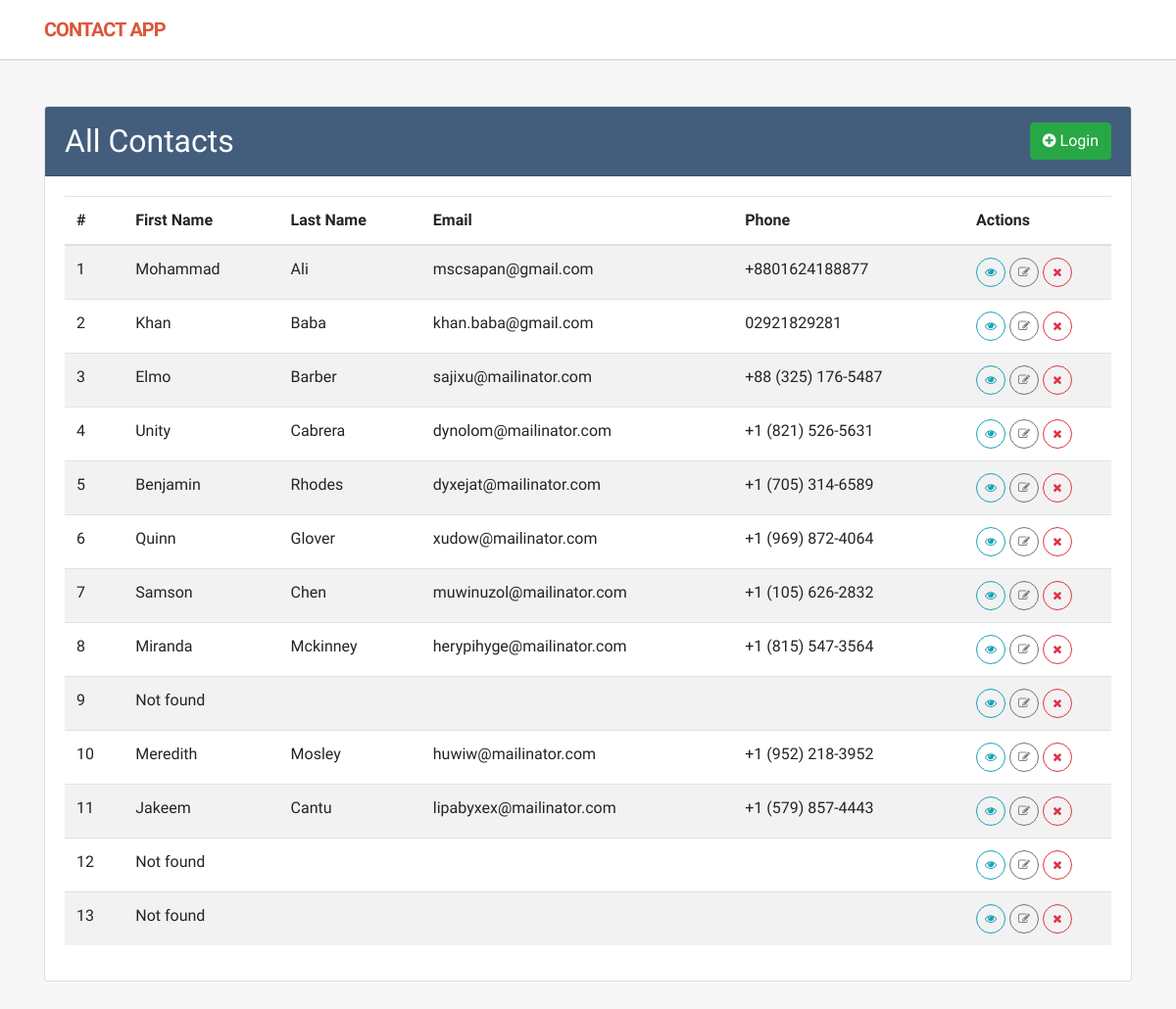
The app's page /, older data.
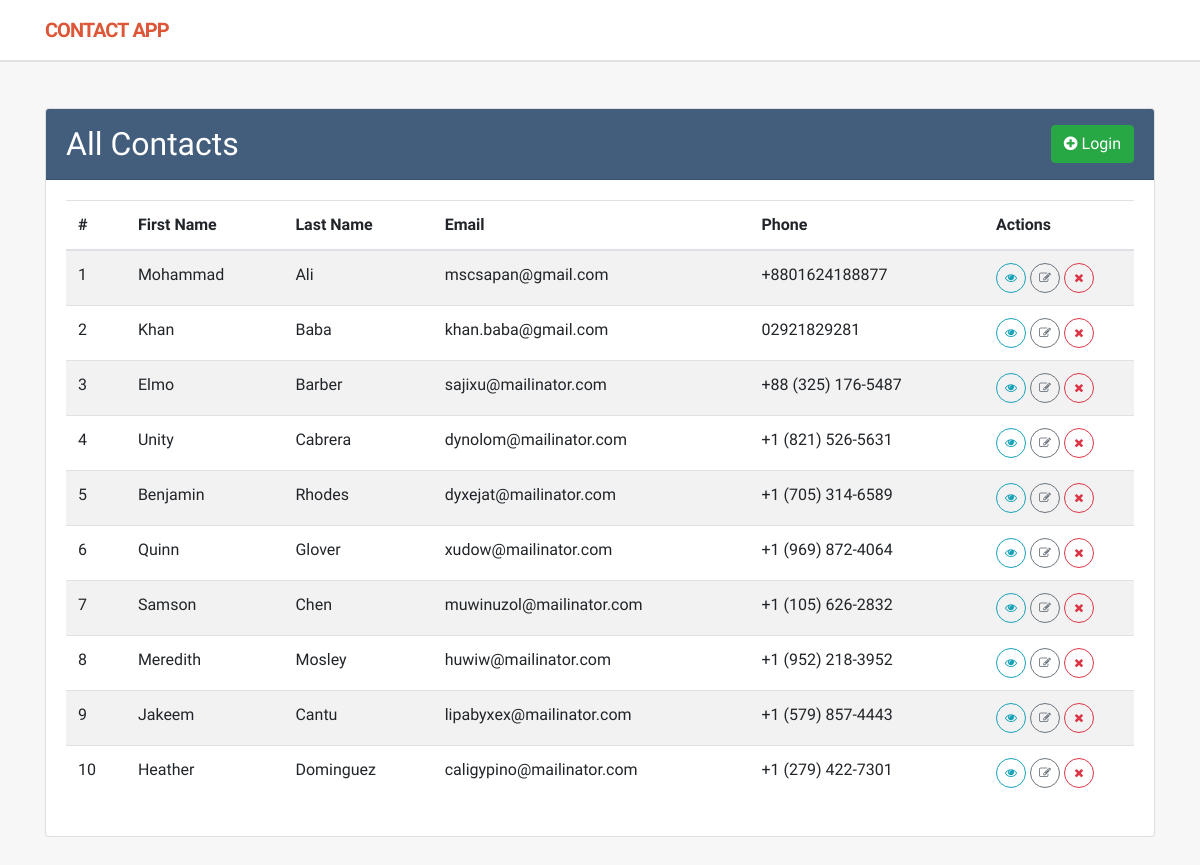
The same page, newer data.
### contactapp/models.py (models this page shows, shortened)
class Contact(models.Model):
    first_name = models.CharField(max_length=50)
    last_name = models.CharField(max_length=50)
    email = models.EmailField()
    phone = models.CharField(max_length=15)
    address = models.CharField(max_length=120)
    class Meta:
        ordering = ['id'] #Ascending

### contactapp/views.py (the view)
# urls.py: 2. Add a URL to urlpatterns:  path('', views.home, name='home')
def home(request):
    contacts = Contact.objects.all()
    return render(request,'index.html',context={'contacts': contacts})

### templates/index.html (shortened to what this page needs)
{% load static %}
<!DOCTYPE html>
<html lang="en">
<head>
  <link href="https://cdnjs.cloudflare.com/ajax/libs/font-awesome/4.7.0/css/font-awesome.min.css" rel="stylesheet">
  <link href="{% static 'css/bootstrap.min.css' %}" rel="stylesheet">
  <link href="{% static 'css/custom.css' %}" rel="stylesheet">
</head>
<body>
  <nav class="navbar navbar-expand-lg navbar-light">
    <div class="container">
      <a class="navbar-brand text-uppercase" href="{% url 'home' %}">
        <strong>Contact</strong> App
      </a>
    </div>
  </nav>
  <main class="py-5">
    <div class="container">
      <div class="row">
        <div class="col-md-12">
          <div class="card">
            <div class="card-header card-title">
              <div class="d-flex align-items-center">
                <h2 class="mb-0">All Contacts</h2>
                <div class="ml-auto">
                  {% if request.user.is_authenticated %}
                  <a href="{% url 'add-contact' %}" class="btn btn-success"><i class="fa fa-plus-circle"></i> Add
                    New</a>
                  {% else %}
                  <a href="{% url 'login-first' %}" class="btn btn-success"><i class="fa fa-plus-circle"></i> Login </a>
                  {% endif %}
                </div>
              </div>
            </div>
            <div class="card-body">
              <table class="table table-striped table-hover">
                <thead>
                  <tr>
                    <th scope="col">#</th>
                    <th scope="col">First Name</th>
                    <th scope="col">Last Name</th>
                    <th scope="col">Email</th>
                    <th scope="col">Phone</th>
                    <th scope="col">Actions</th>
                  </tr>
                </thead>
                <tbody>
                  {% for content in contacts %}
                  <tr>
                    <td>{{ forloop.counter }}</td>
                    <td>{{ content.first_name|default:'Not found' }}</td>
                    <td>{{ content.last_name }}</td>
                    <td>{{ content.email }}</td>
                    <td>{{ content.phone }}</td>
                    <td width="150">
                      <a href="{% url 'show-contact' content.id %}" class="btn btn-sm btn-circle btn-outline-info"
                        title="Show"><i class="fa fa-eye"></i></a>
                      <a href="{% url 'edit-contact' content.id %}" class="btn btn-sm btn-circle btn-outline-secondary"
                        title="Edit"><i class="fa fa-edit"></i></a>
                      <a href="{% url 'delete-contact' content.id %}" class="btn btn-sm btn-circle btn-outline-danger"
                        title="Delete" onclick="confirm('Are you sure?')"><i class="fa fa-times"></i></a>
                    </td>
                  </tr>
                  {% endfor %}
                </tbody>
              </table>
            </div>
          </div>
        </div>
      </div>
    </div>
  </main>
</body>
</html>

Row changes from the older to the newer data that the page shows:
removed Contact: first_name "Miranda", last_name "Mckinney", email "herypihyge@mailinator.com", phone "+1 (815) 547-3564"
removed Contact: first_name "Not found"
removed Contact: first_name "Not found"
changed Contact: first_name "Not found" → "Heather"; last_name (not shown) → "Dominguez"; email (not shown) → "caligypino@mailinator.com"; phone (not shown) → "+1 (279) 422-7301"
